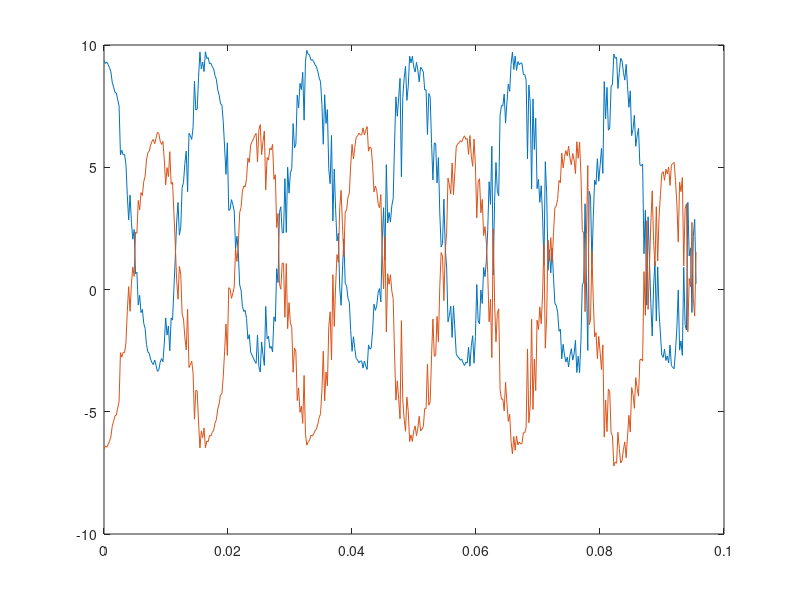

Write the MATLAB code that produced this figure.
% Finding a signal in the noise.
%
% Open the file ECE498Data.mat. The variable 'data' contained in the file
% has two columns. The first column is a time vector; the second is
% experimentally gathered data.
%
% Once you have 'data' loaded, you can plot the function using

% Hanselman's .mat file automatically create variables, so I do not assign the load result to anything!
close all;
clc;

load('ECE498Data.mat');

t = data(:,1);
y = data(:,2);
disp("Length of input data: " + length(t));

plot(t,y);
hold on;

fun = @(x,t,y) norm(x(1)*cos(x(2)*t + x(3)) + x(4) - y);
fun1 = @(x) fun(x,t,y);

options = [];
x0 = [0,0,0,0];
x = fminsearch(fun1,x0,options)

y_fit = x(1)*cos(x(2)*t + x(3)) + x(4) - y;
plot(t,y_fit);

% This week's task is to find the values of A, omega, theta and B that best
% fits the data where
%
% yfit = A*cos(omega*t + theta) + B;
% to evaluate this function, create an anonymous function

% Given your solution, make two subplots
% Let the upper subplot contain plot(t,y,t,yfit) to show the raw data and
% the fitted curve on top of each other
%
% Let the lower subplot contain plot(t,y-yp) to show the error in the fit.
%
% pretty the plots up appropriately and impress the instructor

% Use this script M-file to do your work.
% Useful reading: 32.12 Nonlinear Curve Fitting
% Useful functon: fminsearch